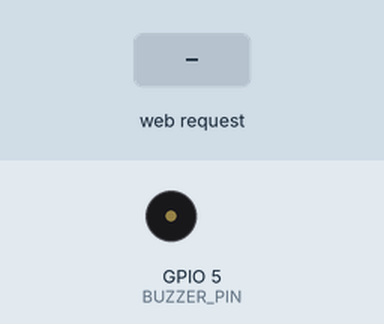
A program run on a simulated ESP8266 (Wemos D1 mini). On the bench: buzzer (waves = sounding). Inputs (shaded band) come from the test bench. WiFi joins after 1.5 s; servers stay silent unless stated; network time is answered at once with the bench clock; the local clock reads 2024-03-15 10:24:30 at power-on unless the program sets it; what the program prints to the serial monitor is not drawn.

Above: at 2.2 s.
2.3 s: HTTP request GET /?toggle=1 received
At 3.4 s:
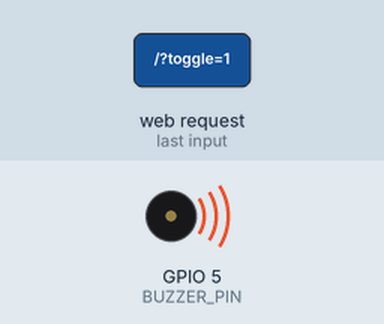
4.0 s: HTTP request GET /?toggle=0 received
At 4.4 s:
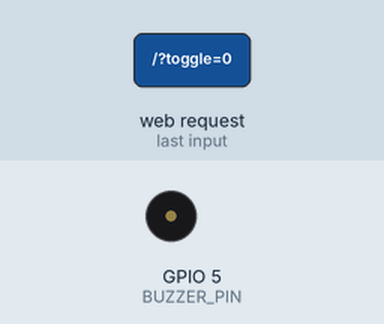
5.5 s: HTTP request GET /?toggle=120 received
At 6.8 s:
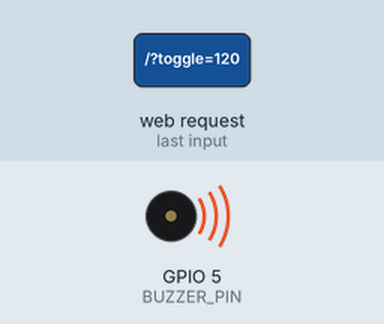
Timing chart, 0 to 8.5 s (numbered marks = the images above; inputs shaded):
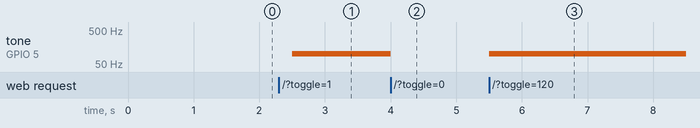

The program:

main.cpp
```cpp
#include <Arduino.h>
#include <ESP8266WiFi.h>
#include <ESP8266WebServer.h>
#include <DNSServer.h>
#include <NTPClient.h>
#include <WiFiUdp.h>
#include <ESP8266mDNS.h>

// Визначення піна для зуммера (наприклад, D1 / GPIO 5)
#define BUZZER_PIN 5

// Облікові дані для доступу до захищеної вебпанелі (Basic Auth)
const char *www_user = "";
const char *www_pass = "";

ESP8266WebServer server(80);
DNSServer dnsServer;
WiFiUDP ntpUDP;
NTPClient timeClient(ntpUDP, "pool.ntp.org", 2 * 3600, 60000); // UTC+2, оновлення кожні 60с

// IP-адреса та шлюз плати у режимі Точки Доступу (AP / Captive Portal)
IPAddress apIP(192, 168, 4, 1);
IPAddress subnet(255, 255, 255, 0);

bool isConfigMode = false;
bool buzzerState = false; // Поточний стан зуммера

unsigned long last_time_connecting = 0;
unsigned long startAttemptTime = 0;
unsigned long last_time_sec = 0;

enum States
{
  CONNECTING,
  SUCCESSFULLY,
  FAILED
};

States cur_state = CONNECTING;

// Сторінка налаштування Wi-Fi (коли роутер недоступний)
void handleRootConfig()
{
  String html = "<!DOCTYPE html><html><head><meta charset='utf-8'>"
                "<title>Wi-Fi Configurator</title></head><body>"
                "<h2>ESP8266 Wi-Fi Setup</h2>"
                "<form action='/save' method='POST'>"
                "SSID: <input type='text' name='ssid'><br><br>"
                "Password: <input type='password' name='pass'><br><br>"
                "<input type='submit' value='Save & Connect'>"
                "</form></body></html>";
  server.send(200, "text/html", html);
}

// Збереження даних конфігуратора
void handleSave()
{
  server.send(200, "text/html", "<h3>Settings saved! Rebooting...</h3>");
  delay(2000);
  ESP.restart();
}

void setup()
{
  Serial.begin(115200);
  delay(1000);

  // Налаштування піна зуммера як виходу
  pinMode(BUZZER_PIN, OUTPUT);
  noTone(BUZZER_PIN);

  // Спроба підключення до збереженої мережі Wi-Fi
  WiFi.begin("", "");
  startAttemptTime = millis();
}

void loop()
{
  unsigned long cur_time = millis();

  switch (cur_state)
  {
  case CONNECTING:
  {
    if (WiFi.status() == WL_CONNECTED)
    {
      Serial.println("\nConnected successfully!");
      Serial.print("IP address: ");
      Serial.println(WiFi.localIP());

      // Запускаємо NTP-клієнт та mDNS
      timeClient.begin();
      if (MDNS.begin("esp8266"))
      {
        Serial.println("MDNS responder started: http://esp8266.local");
      }
      MDNS.addService("http", "tcp", 80);

      // Головна захищена вебсторінка хаба з керуванням зуммером
      server.on("/", []()
                {
        // Перевірка Basic Auth
        if (!server.authenticate(www_user, www_pass))
        {
          return server.requestAuthentication();
        }

        // Обробка натискання кнопки перемикання зуммера на сторінці
        if (server.hasArg("toggle"))
        {
          buzzerState = !buzzerState;
          if (buzzerState) {
            tone(BUZZER_PIN, 100); // Увімкнути звук на частоті 1000 Гц
          } else {
            noTone(BUZZER_PIN); // Вимкнути звук
          }
        }

        String html = "<!DOCTYPE html><html><head><meta charset='utf-8'>"
                      "<title>Automation Hub - Buzzer</title></head><body>"
                      "<h2>Local Automation Hub (Protected)</h2>"
                      "<p>Status: <span style='color:green;'><b>Online</b></span></p>"
                      "<p>Current NTP Time: <b>" + timeClient.getFormattedTime() + "</b></p>"
                      "<p>Buzzer Status: <b>" + (buzzerState ? "<span style='color:red;'>ON (Beep)</span>" : "OFF") + "</b></p>"
                      "<form action='/' method='POST'>"
                      "<input type='hidden' name='toggle' value='1'>"
                      "<input type='submit' value='Toggle Buzzer' style='padding: 10px 20px; font-size: 16px;'>"
                      "</form>"
                      "</body></html>";

        server.send(200, "text/html", html); });

      server.begin();
      cur_state = SUCCESSFULLY;
    }
    else if (cur_time - startAttemptTime >= 10000) // Таймаут 10 секунд
    {
      Serial.println("\nFailed to connect. Starting AP Config Portal...");
      isConfigMode = true;

      WiFi.mode(WIFI_AP);
      WiFi.softAPConfig(apIP, apIP, subnet);
      WiFi.softAP("ESP8266_Config_Hub");

      dnsServer.start(53, "*", apIP);

      server.on("/", handleRootConfig);
      server.on("/save", HTTP_POST, handleSave);
      server.onNotFound(handleRootConfig);

      server.begin();
      cur_state = FAILED;
    }
    else
    {
      // Неблокуюча індикація крапками
      if (cur_time - last_time_connecting >= 500)
      {
        last_time_connecting = cur_time;
        Serial.print(".");
      }
    }
    break;
  }

  case SUCCESSFULLY:
  {
    server.handleClient();

    // Перевірка втрати зв'язку з Wi-Fi під час роботи
    if (WiFi.status() != WL_CONNECTED)
    {
      Serial.println("WiFi connection lost! Reconnecting...");
      WiFi.reconnect();
      startAttemptTime = millis();
      cur_state = CONNECTING;
      break;
    }

    // Фонова перевірка часу та таймерів раз на 1 секунду
    if (cur_time - last_time_sec >= 1000)
    {
      last_time_sec = cur_time;
      timeClient.update();

      int currentHour = timeClient.getHours();
      int currentMinute = timeClient.getMinutes();
      int currentSecond = timeClient.getSeconds();

      // Приклад NTP-розкладу (наприклад, ранковий сигнал о 08:00:00)
      if (currentHour == 20 && currentMinute == 40 && currentSecond == 0)
      {
        buzzerState = true;
        tone(BUZZER_PIN, 100);
        Serial.println("[AUTOMATION] Triggered scheduled event: Morning routine!");
      }

      // Автоматичне вимкнення через 5 секунд (о 08:00:05)
      if (currentHour == 20 && currentMinute == 40 && currentSecond == 40)
      {
        buzzerState = false;
        noTone(BUZZER_PIN);
        Serial.println("[AUTOMATION] Buzzer turned OFF automatically.");
      }
    }
    break;
  }

  case FAILED:
  {
    // Обслуговування Captive Portal (точки доступу)
    dnsServer.processNextRequest();
    server.handleClient();
    break;
  }

  default:
    break;
  }
}
```

Measured:
- after the input at 2.3 s, tone on GPIO 5 (BUZZER_PIN): silent → 100 Hz after 0.20 s
- after the input at 4.0 s, tone on GPIO 5 (BUZZER_PIN): 100 Hz → silent at once
- after the input at 5.5 s, tone on GPIO 5 (BUZZER_PIN): silent → 100 Hz at once
